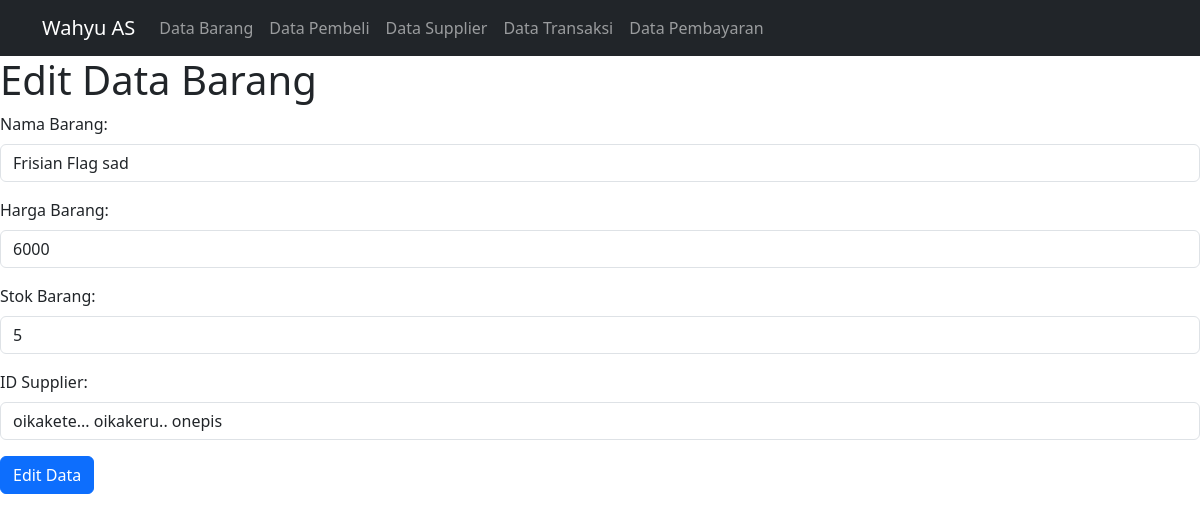
The page /Barang/ubah_barang.php?id=4 on the database its author committed.
### tables this page shows
CREATE TABLE `barang` (
  `id_barang` int(11) NOT NULL,
  `nama_barang` varchar(20) NOT NULL,
  `harga` int(11) NOT NULL,
  `stok` int(11) NOT NULL,
  `id_supplier` int(11) NOT NULL
);

CREATE TABLE `supplier` (
  `id_supplier` int(11) NOT NULL,
  `nama_supplier` varchar(30) NOT NULL,
  `no_telp` char(13) NOT NULL,
  `alamat` varchar(100) NOT NULL
);

### Barang/ubah_barang.php (the view, shortened to what this page needs)
<?php
require '../Functions/functions.php';
$supplier = query("SELECT * FROM supplier");
$id = isset($_GET['id']) ? $_GET['id'] : 0;
$barang = query("SELECT * FROM barang WHERE id_barang = $id")[0];
?>
<!DOCTYPE html>
<html lang="en">
<head>
    <link href="https://cdn.jsdelivr.net/npm/bootstrap@5.3.2/dist/css/bootstrap.min.css" rel="stylesheet">
</head>
<body>
<?php echo generateNavigation(); ?>
    <h1>Edit Data Barang</h1>
    <form action="" method="post">
    <div class="mb-3">
        <label for="nama_barang" class="form-label">Nama Barang:</label>
        <input type="text" name="nama_barang" id="nama_barang" class="form-control" value="<?= $barang['nama_barang']; ?>" required>
    </div>
    <div class="mb-3">
        <label for="harga" class="form-label">Harga Barang:</label>
        <input type="number" name="harga" id="harga" class="form-control" value="<?= $barang['harga']; ?>" required>
    </div>
    <div class="mb-3">
        <label for="stok" class="form-label">Stok Barang:</label>
        <input type="number" name="stok" id="stok" class="form-control" value="<?= $barang['stok']; ?>" required>
    </div>
    <div class="mb-3">
        <label for="id_supplier" class="form-label">ID Supplier:</label>
        <select name="id_supplier" id="id_supplier" class="form-control">
            <?php foreach ($supplier as $s) :?>
                <option value="<?= $s['id_supplier']; ?>" <?= ($s['id_supplier'] == $barang['id_supplier']) ? 'selected' : ''; ?>>
                    <?= $s['nama_supplier'];?>
                </option>
            <?php endforeach; ?>
        </select>
    </div>
    <button type="submit" name="ubah" class="btn btn-primary">Edit Data</button>
</form>
</body>
</html>

### rows shown on the page
barang: nama_barang "Frisian Flag sad", harga "6000", stok "5", id_supplier "oikakete... oikakeru.. onepis"
